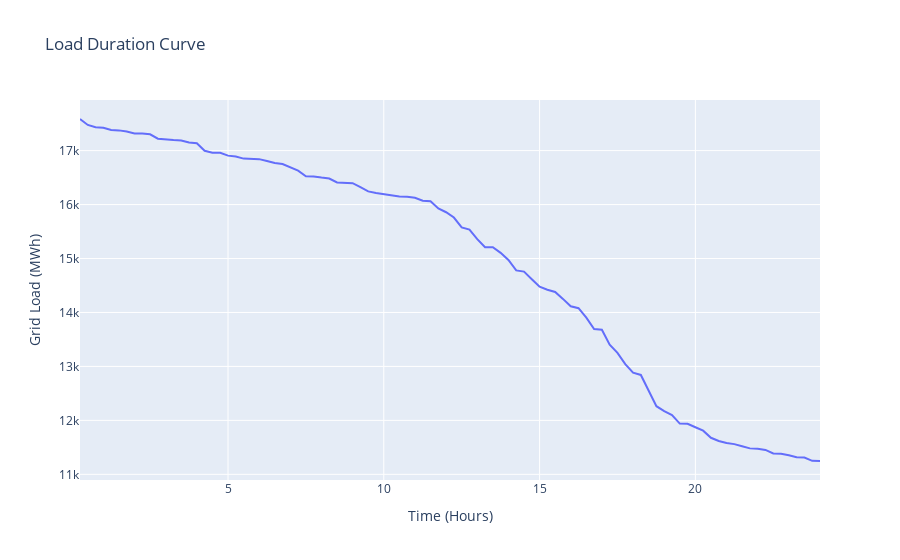

Source (notebook cell):
### Code cell
fig1 = px.line(data1, x = 'Time (Hours)', y = 'Grid Load (MWh)', title='Load Duration Curve')
fig1.show()
